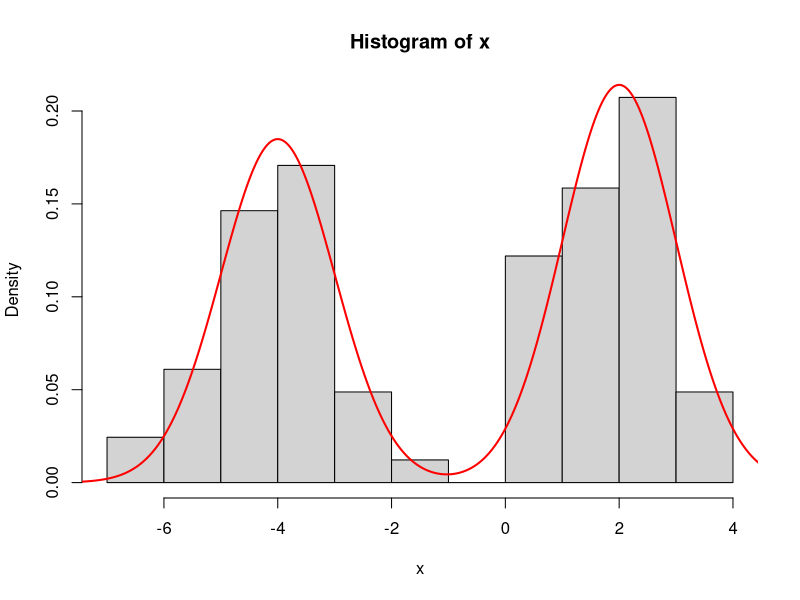

This figure's R source:

# zPrior(z = c(1, 2, 3), K = 3, N = 3, alpha = 1.0 )
# -log(6)

################
#---PACKAGES---#
################
require(compiler)
# require(mixtools)

############
#---DATA---#
############
# data generated from a mixture of two normals 0.5 * N(-4,1) + 0.5 * N(2,1) 
x <- c(3.2021219417081, 2.65741884298405, 0.780137036066781, 3.64724723765017, 
       2.81041331245526, -4.62984071052694, -3.14281370657829, -3.12319766617262, 
       0.908978440112633, 2.51957106216094, 1.6829613082298, -3.87567468005131, 
       0.945705446404869, 0.495428223641111, -3.70222557688605, 3.68414040371748, 
       1.71340601895164, 1.14251338854263, -4.67625135117806, -4.36161079110522, 
       2.5622235140633, 2.06378756223698, -6.05965795191174, 2.03357186159356, 
       1.85332992519105, -2.90292806264, -2.3872030054047, 2.97532564926973, 
       1.36038670563403, 2.03484398255987, -2.90544404614717, 1.94541101948915, 
       1.89877326620243, -4.58947787551057, -5.23332969425005, 1.35028279895402, 
       -5.7057364084379, -4.19795250440479, 0.169765958342949, -4.41040237770636, 
       3.23366242337812, 2.7355634096666, -3.79124850215067, 1.81625386149323, 
       1.1244817398166, -5.351603849814, -4.28238069609014, 2.81686670597407, 
       -3.41167847159064, 2.2695834486729, -4.33355486366414, -4.07156878219267, 
       0.66540681953474, 1.54438714296735, -6.69483940993138, -3.33693275965261, 
       -1.79182385472336, 2.57088565077193, 1.36080493186315, 2.47510953571402, 
       2.21485345997249, -3.14067593928145, -5.09841477435681, 0.995868098296324, 
       0.780575051090966, -4.78524027264247, -5.00218879969458, -3.31819478384048, 
       -3.22225921308094, 2.90755400556924, -4.5340589955408, -3.17250220599487, 
       1.3692421554455, 0.471461424865359, 2.21459894893125, -2.10032867323119, 
       -3.94392608719873, -3.96057630155318, -3.71448565584273, 0.730529435675807, 
       2.20540388616452, -4.56182609476879)

# x = rnormmix(82, lambda = c(0.5, 0.5), mu = c(-4, 2), sigma = c(1, 1))

##################
#---LIKELIHOOD---#
##################
loglikelihood <- function(mu, z, P, data) {
  # mu - vector with K unique mean values
  # z - vector with N cluster assignments
  # data - vector with N data points
  # P - std dev (fixed)
  logL = 0;
  for(i in 1 : length(data)) {
    xi = data[i]
    mui = mu[z[i]]
    logL = logL + dnorm(x = xi, mean = mui, sd = P, log = TRUE )
  }
  
  return(logL )
}#END: loglikelihood

loglikelihood <- cmpfun(loglikelihood)


############
############
##---MU---##
############
############

#---PRIOR---#
muPrior <- function(mu, K, mu0, P0) {
  # prior for mu parameters (base model)
  # mu: vector of K unique parameter values
  # @return: likelihood of mu
  loglike = 0
  for(i in 1 : K) {
    
    loglike = loglike + dnorm(mu[i], mu0, P0)
    
  }#END: i loop
  
  return(loglike)
}#END: muPrior

muPrior <- cmpfun(muPrior)

#---RANDOM DRAW FROM PRIOR---#
muRand <- function(mu0, P0) {
  # generates random value from the prior for mu
  value = rnorm(n = 1, mean = mu0, sd = P0)
  return(value)
}#END: muRand

#---PROPOSAL---#
muProposal <- function(xt) {
  # random walk (symmetric) proposal
  window = 0.1
  
  r.cand = runif(1, min = xt - window, max = xt + window)
  r.cand = ifelse((r.cand >= 0) & (r.cand <= 1), r.cand, 
                  ifelse(r.cand < 0, 1 + r.cand, 
                         ifelse(r.cand > 1,  r.cand - 1, cat("error"))))
  
  # they will be the same, proposal is symmetrical
  d.cand = dunif(r.cand, min = xt - window, max = xt + window, log = T)
  d.curr = dunif(xt, min = xt - window, max = xt + window, log = T)
  
  return(list(r.cand = r.cand, d.cand = d.cand, d.curr = d.curr))
}

muProposal <- cmpfun(muProposal)

###########
###########
##---Z---##
###########
###########

#---PRIOR---#
zPrior <- function(z, K, N, mu, mu0, P0, alpha) {
  # prior for cluster assignments
  # @return: loglikelihood of an assignmnent z
  counts = matrix(NA, ncol = K, dimnames = list(NULL, c(1 : K) ) )
  theTable <- table(z)
  
  for(i in 1 : K) {
    colname <-  colnames(counts)[i]
    value <- theTable[which(names(theTable) == colname)]
    value <- ifelse(is.numeric(value), value, 0)
    counts[, i] <- ifelse(is.na(value), 0, value)
  }#END: i loop
  
  loglike = K * log(alpha)
  for(i in 1 : K) {
    
    eta = counts[i]
    if(eta > 0) {
      loglike = loglike + lfactorial(eta - 1)
    }# END: eta check
    
  }# END: i loop
  
  for(i in 1 : N) {
    loglike = loglike - log(alpha + i - 1)
  }
  
  loglike = loglike + muPrior(mu, K, mu0, P0)
  
  return(loglike)
}#END: prior

zPrior <- cmpfun(zPrior)

#---PROPOSAL---#
zProposal <- function(z, K, N, mu, P, mu0, P0, alpha) {
  # random walk (symmetric) integer proposal
  index = sample( c(1 : N), 1)
  value = sample( c(1 : K), 1 )
  
  r.cand = z
  r.cand[index] = value
  
  # on the log scale
  d.cand = 0
  d.curr = 0
  
  return(list(r.cand = r.cand, d.cand = d.cand, d.curr = d.curr))
}# END: proposal

zProposal <- function(z, K, N, mu, P, mu0, P0, alpha) {
  # gibbs proposal (algorithm 2 from Neal 2000)
  r.cand = z
  for(index in 1 : N) {
    
    occupancy = matrix(NA, ncol = K, dimnames = list(NULL, c(1 : K) ) )
    zi = r.cand[ - index]
    theTable = table(zi)
    
    for(i in 1 : K) {
      colname <-  colnames(occupancy)[i]
      value   <- theTable[which(names(theTable) == colname)]
      value   <- ifelse(is.numeric(value), value, 0)
      occupancy[, i] <- ifelse(is.na(value), 0, value)
    }#END: i loop
    
    probs = matrix(NA, ncol = K, dimnames = list(NULL, c(1 : K) ) )
    for(i in 1 : K) {
      
      if(occupancy[i] == 0) {# draw new
        
        # likelihood for unrepresented class: / P(x[index] | mu[i]) * P(mu[i]) dm[i]
        # M-H for poor people:
        
        # sample from prior for mu (base model)
        mu.cand = muRand(mu0, P0)
        # TODO: call loglike implem for single obs
        like = dnorm( x[index], mu.cand, P, log = T) 
        
        probs[i] = log( (alpha) / (N - 1 + alpha) ) + like
        
      } else {# draw existing
        
        # likelihood for components with observations other than x_i currently associated with them is N(mu_j, P)
        like = dnorm( x[index], mu[i], P, log = T) 
        probs[i] = ( (occupancy[i]) / (N - 1 + alpha) ) + like
        
      }#END: occupation check
      
    }#END: i loop
    
    # rescale to improve accuracy
#     max = max(probs)
#     for(i in 1 : K) {
#       probs[i] = probs[i] - max
#     }
#     
#     # normalize probs (b in Neal 2000)
#     norm = 0;
#     for(i in 1 : K) {
#       norm = norm + probs[i]^2
#     }
#     norm = sqrt( norm )
#     
#     for(i in 1 : K) {
#       probs[i] = probs[i] / norm 
#     }
#     
    probs = exp(probs)
    
    value = sample(c(1 : K), size = 1, prob = probs)
    r.cand[index] = value
  }#END: index loop
  
  # on log scale
  d.cand =  0 
  d.curr =  0 
  
  return(list(r.cand = r.cand, d.cand = d.cand, d.curr = d.curr))
}#END: proposal

zProposal <- cmpfun(zProposal)

###############
#---SAMPLER---#
###############
metropolisHastings <- function(loglikelihood, prior, proposal, data, startvalue, mu, P, mu0, P0, alpha, Nsim) {
  
  N <- length(startvalue)
  K <- length(mu)
  
  chain = array(dim = c(Nsim, N))
  chain[1, ] = startvalue
  for (i in 1 : (Nsim - 1)) {
    
    candidate = zProposal(z = chain[i, ], K, N, mu, P,  mu0, P0, alpha)
    
    r.candidate = candidate$r.cand
    d.candidate = candidate$d.cand
    d.curr = candidate$d.curr
    
    probab = exp(
      (loglikelihood(mu = mu, z = r.candidate, P = P, data) + zPrior(r.candidate, K, N, mu, mu0, P0, alpha) + d.candidate) -
        (loglikelihood(mu = mu, z = chain[i, ], P = P, data) + zPrior(chain[i, ], K, N, mu, mu0, P0, alpha) + d.curr)
    )
    
    if (runif(1) < probab) {
      chain[i + 1, ] = r.candidate
    } else {
      chain[i + 1, ] = chain[i, ]
    }#END: accept check
    
  }#END: iterations loop
  
  return(chain)
}#END: metropolisHastings

metropolisHastings <- cmpfun(metropolisHastings)

############
#---MCMC---#
############
run <- function() {
  Nsim  <- 10^3
  N     <- length(x)
  P     <- 1
  alpha <- 0.01
  z     <- rep(1, N)
  K     <- 2
  mu    <- c(-4, 2)
  mu0   <- mean(x) 
  P0    <- sd(x)
  
  chain = metropolisHastings(loglikelihood, prior, proposal, data = x, startvalue = z, mu, P, mu0, P0, alpha, Nsim)
  
  z = chain[dim(chain)[1], ]
  
  probs = rep(NA, length(mu))
  for(i in 1 : length(probs)) {
    probs[i] = sum(z == i) / N
  }
  
  grid = seq(min(x) - 1, max(x) + 1, length = 500)
  dens = rep(NA, length = length(grid))
  
  for(i in 1 : length(grid)) {
    dens[i] = sum(probs * dnorm(grid[i], mu, P))
  }
  
  hist(x, freq = FALSE)
  lines(grid, dens, col = 'red', lwd = 2)
  
  assign("probs", value = probs, env = .GlobalEnv)
}

run()
